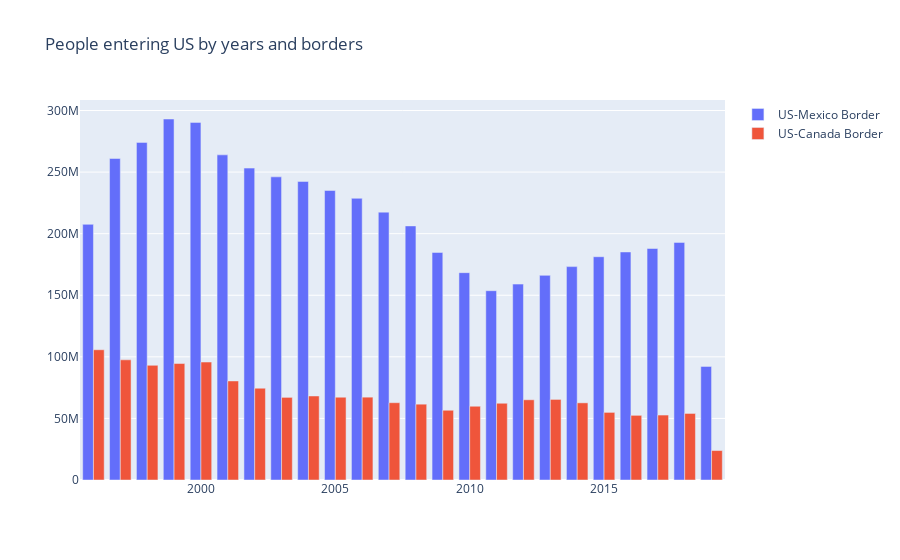

The code cell stored with this chart in its notebook:
### Code cell
# set parameters
value_m = df_date_year.loc(axis=0)[:,'US-Mexico Border'].values.flatten().tolist()
value_c = df_date_year.loc(axis=0)[:,'US-Canada Border'].values.flatten().tolist()
yrs = df_date_year.unstack(level=1).index.values

# bar chart 
# check if better yrs or years for x...
fig = go.Figure(data=[
    go.Bar(name='US-Mexico Border', x= yrs, y= value_m), 
    go.Bar(name='US-Canada Border', x= yrs, y= value_c)
])
# change the bar mode
fig.update_layout(title = 'People entering US by years and borders', barmode='group')
fig.show()

### Figure 1 — Plotly figure (JSON) as saved in the notebook; plotly's stock layout.template omitted (floating-point values rounded to 4 significant figures)
{"data": [{"name": "US-Mexico Border", "type": "bar", "x": [1996, 1997, 1998, 1999, 2000, 2001, 2002, 2003, 2004, 2005, 2006, 2007, 2008, 2009, 2010, 2011, 2012, 2013, 2014, 2015, 2016, 2017, 2018, 2019], "y": [207586832, 261050472, 274125727, 293109831, 290368364, 263992857, 253240235, 246120241, 242422023, 235084672, 228715214, 217482762, 206301125, 184765055, 168347492, 153706850, 159061181, 166151041, 173260603, 181281186, 185155513, 187965778, 192913686, 92249450]}, {"name": "US-Canada Border", "type": "bar", "x": [1996, 1997, 1998, 1999, 2000, 2001, 2002, 2003, 2004, 2005, 2006, 2007, 2008, 2009, 2010, 2011, 2012, 2013, 2014, 2015, 2016, 2017, 2018, 2019], "y": [105762398, 97570223, 93097261, 94573669, 95776909, 80433778, 74539094, 67092234, 68215987, 67205812, 67264835, 62765526, 61561658, 56625807, 59885377, 62319454, 65137704, 65436148, 62648209, 54892052, 52500249, 52736731, 54032240, 23917233]}], "layout": {"barmode": "group", "title": {"text": "People entering US by years and borders"}}}
